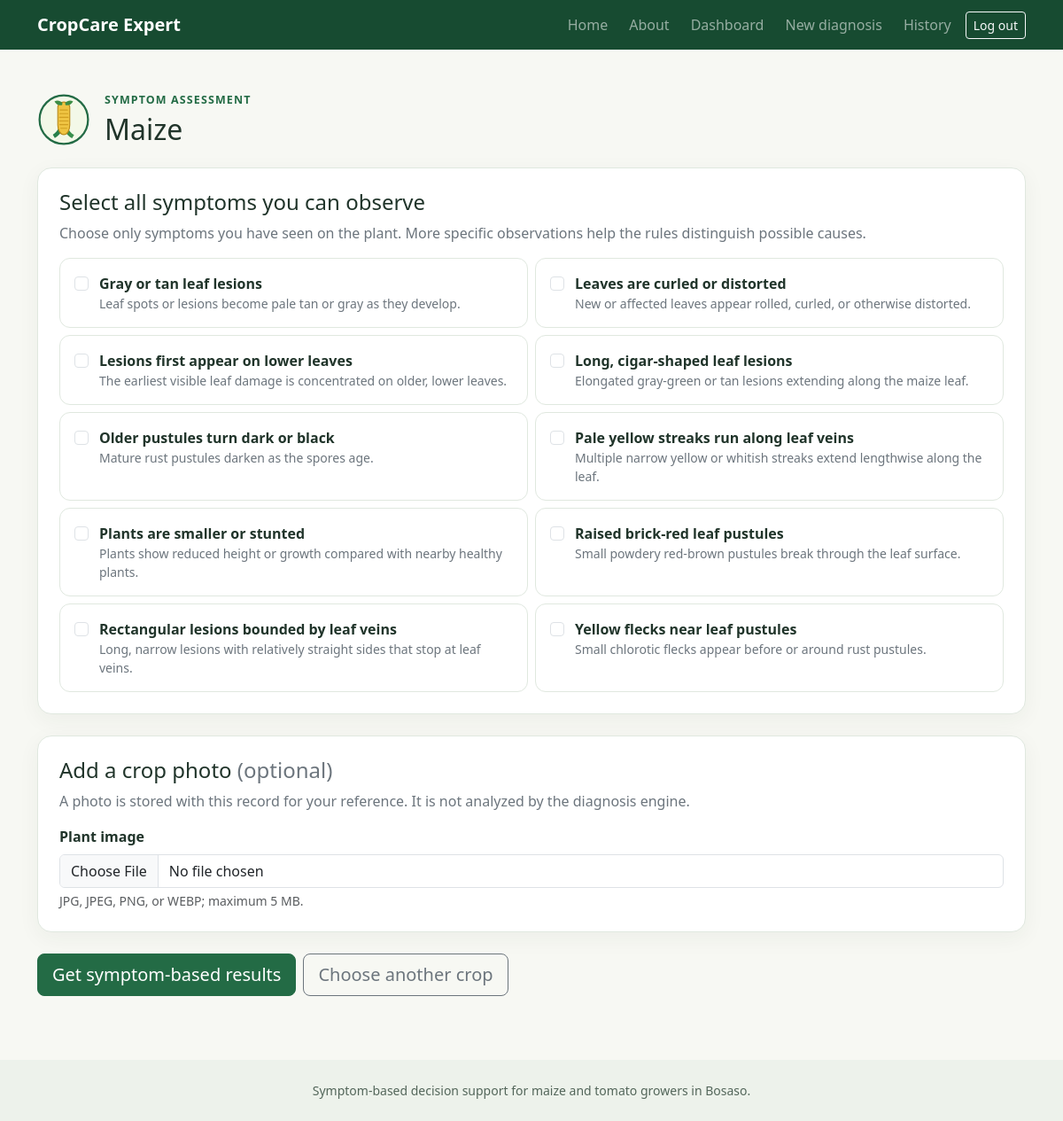
Screenshot of /farmer/crops/maize (signed in) with the database file from the repository.
### tables this page shows
CREATE TABLE crops (
    id INTEGER PRIMARY KEY,
    slug TEXT NOT NULL UNIQUE,
    name TEXT NOT NULL,
    description TEXT NOT NULL,
    logo_filename TEXT NOT NULL,
    is_active INTEGER NOT NULL DEFAULT 1 CHECK (is_active IN (0, 1)),
    created_at TEXT NOT NULL DEFAULT CURRENT_TIMESTAMP
);

CREATE TABLE symptoms (
    id INTEGER PRIMARY KEY,
    crop_id INTEGER NOT NULL REFERENCES crops(id) ON DELETE RESTRICT,
    slug TEXT NOT NULL UNIQUE,
    label TEXT NOT NULL,
    description TEXT NOT NULL,
    is_active INTEGER NOT NULL DEFAULT 1 CHECK (is_active IN (0, 1))
);

### A Rule-Based Artificial Intelligence System for Identifying Maize and Tomato Disease/app/blueprints/farmer/routes.py (the view, shortened to what this page needs)
@farmer_bp.route("/crops/<crop_slug>", methods=["GET", "POST"])
@roles_required("farmer")
def crop_diagnosis(crop_slug: str):
    connection = get_db()
    crop = connection.execute(
        """
        SELECT id, slug, name, description, logo_filename
        FROM crops
        WHERE slug = ? AND is_active = 1
        """,
        (crop_slug,),
    ).fetchone()
    if crop is None:
        abort(404)
    symptoms = connection.execute(
        """
        SELECT slug, label, description
        FROM symptoms
        WHERE crop_id = ? AND is_active = 1
        ORDER BY label COLLATE NOCASE
        """,
        (crop["id"],),
    ).fetchall()
    selected_symptom_slugs = request.form.getlist("symptoms")
    if request.method == "GET":
        return render_template(
            "farmer/diagnose.html",
            crop=crop,
            symptoms=symptoms,
            selected_symptoms=set(),
        )

### A Rule-Based Artificial Intelligence System for Identifying Maize and Tomato Disease/app/blueprints/auth/routes.py (called while the page is built)
@auth_bp.before_app_request
def load_logged_in_user() -> None:
    user_id = session.get("user_id")
    if not isinstance(user_id, int):
        g.user = None
        return
    user = get_db().execute(
        """
        SELECT id, username, email, role, is_active
        FROM users
        WHERE id = ?
        """,
        (user_id,),
    ).fetchone()
    if user is None or not user["is_active"]:
        session.clear()
        g.user = None
        return
    g.user = user

def roles_required(*roles: str):
    def decorator(view: ViewFunction) -> ViewFunction:
        @wraps(view)
        def wrapped_view(*args, **kwargs):
            user = g.get("user")
            if user is None:
                flash("Please log in to continue.", "warning")
                return redirect(url_for("auth.login"))
            if user["role"] not in roles:
                abort(403)
            return view(*args, **kwargs)
        return wrapped_view  # type: ignore[return-value]
    return decorator

### A Rule-Based Artificial Intelligence System for Identifying Maize and Tomato Disease/app/database/__init__.py (called while the page is built)
def get_db() -> sqlite3.Connection:
    if "database" not in g:
        connection = sqlite3.connect(current_app.config["DATABASE"])
        connection.row_factory = sqlite3.Row
        connection.execute("PRAGMA foreign_keys = ON")
        connection.execute("PRAGMA busy_timeout = 5000")
        g.database = connection
    return g.database

### A Rule-Based Artificial Intelligence System for Identifying Maize and Tomato Disease/app/templates/farmer/diagnose.html (shortened to what this page needs)
{% extends "base.html" %}
{% block content %}
<div class="d-flex flex-wrap align-items-center gap-3 mb-4">
  <img class="crop-logo crop-logo-small" src="{{ url_for('static', filename='images/logos/' ~ crop['logo_filename']) }}" alt="{{ crop['name'] }} crop logo">
  <div>
    <p class="eyebrow mb-1">Symptom assessment</p>
    <h1 class="h2 mb-0">{{ crop['name'] }}</h1>
  </div>
</div>
<form method="post" enctype="multipart/form-data" class="diagnosis-form">
  <section class="content-panel p-4 mb-4" aria-labelledby="symptoms-heading">
    <h2 class="h4" id="symptoms-heading">Select all symptoms you can observe</h2>
    <p class="text-secondary">Choose only symptoms you have seen on the plant. More specific observations help the rules distinguish possible causes.</p>
    <div class="row g-2">
      {% for symptom in symptoms %}
        <div class="col-md-6">
          <label class="symptom-option">
            <input class="form-check-input mt-1" type="checkbox" name="symptoms" value="{{ symptom['slug'] }}" {% if symptom['slug'] in selected_symptoms %}checked{% endif %}>
            <span>
              <strong>{{ symptom['label'] }}</strong>
              <span class="d-block small text-secondary">{{ symptom['description'] }}</span>
            </span>
          </label>
        </div>
      {% else %}
        <p class="mb-0">No active symptoms are configured for this crop.</p>
      {% endfor %}
    </div>
  </section>
  <section class="content-panel p-4 mb-4" aria-labelledby="image-heading">
    <h2 class="h4" id="image-heading">Add a crop photo <span class="text-secondary fw-normal">(optional)</span></h2>
    <p class="text-secondary">A photo is stored with this record for your reference. It is not analyzed by the diagnosis engine.</p>
    <label class="form-label fw-semibold" for="cropImage">Plant image</label>
    <input class="form-control" id="cropImage" name="crop_image" type="file" accept=".jpg,.jpeg,.png,.webp,image/jpeg,image/png,image/webp">
    <div class="form-text">JPG, JPEG, PNG, or WEBP; maximum 5 MB.</div>
  </section>
  <div class="d-flex flex-wrap gap-2">
    <button class="btn btn-success btn-lg" type="submit">Get symptom-based results</button>
    <a class="btn btn-outline-secondary btn-lg" href="{{ url_for('farmer.crops') }}">Choose another crop</a>
  </div>
</form>
{% endblock %}

### A Rule-Based Artificial Intelligence System for Identifying Maize and Tomato Disease/app/templates/base.html (shortened to what this page needs)
<!doctype html>
<html lang="en">
<head>
  <link href="https://cdn.jsdelivr.net/npm/bootstrap@5.3.3/dist/css/bootstrap.min.css" rel="stylesheet">
  <link href="{{ url_for('static', filename='css/app.css') }}" rel="stylesheet">
</head>
<body>
  <nav class="navbar navbar-expand-lg navbar-dark site-nav">
    <div class="container">
      <a class="navbar-brand fw-bold" href="{{ url_for('home') }}">CropCare Expert</a>
      <div class="collapse navbar-collapse" id="mainNavigation">
        <div class="navbar-nav ms-auto align-items-lg-center gap-lg-2">
          <a class="nav-link" href="{{ url_for('home') }}">Home</a>
          <a class="nav-link" href="{{ url_for('about') }}">About</a>
          {% if g.get('user') %}
            {% if g.user['role'] == 'admin' %}
              <a class="nav-link" href="{{ url_for('admin.dashboard') }}">Admin dashboard</a>
            {% else %}
              <a class="nav-link" href="{{ url_for('farmer.dashboard') }}">Dashboard</a>
              <a class="nav-link" href="{{ url_for('farmer.crops') }}">New diagnosis</a>
              <a class="nav-link" href="{{ url_for('farmer.history') }}">History</a>
            {% endif %}
            <form method="post" action="{{ url_for('auth.logout') }}" class="m-0">
              <button class="btn btn-sm btn-outline-light" type="submit">Log out</button>
            </form>
          {% else %}
            <a class="nav-link" href="{{ url_for('auth.login') }}">Log in</a>
            <a class="btn btn-sm btn-light text-success fw-semibold" href="{{ url_for('auth.register') }}">Create account</a>
          {% endif %}
        </div>
      </div>
    </div>
  </nav>
  <main class="container py-4 py-lg-5">
    {% block content %}{% endblock %}
  </main>
  <footer class="site-footer py-4 mt-4">
    <div class="container text-center small">
      Symptom-based decision support for maize and tomato growers in Bosaso.
    </div>
  </footer>
</body>
</html>

### A Rule-Based Artificial Intelligence System for Identifying Maize and Tomato Disease/app/static/css/app.css (style rules this page uses)
:root { --agri-green: #236b45; --agri-green-dark: #174b31; --agri-green-soft: #eaf3ed; --agri-cream: #f7f8f3; --agri-ink: #20342a; }
body { min-height: 100vh; background: var(--agri-cream); color: var(--agri-ink); }
.site-nav { background: var(--agri-green-dark); }
.eyebrow { color: var(--agri-green); font-size: 0.78rem; font-weight: 700; letter-spacing: 0.09em; text-transform: uppercase; }
.hero-note, .content-panel, .form-panel, .stat-card { border: 1px solid #e0e8df; border-radius: 1rem; background: #fff; box-shadow: 0 0.4rem 1.5rem rgb(30 61 39 / 5%); }
.crop-logo { width: 4.5rem; height: 4.5rem; flex: 0 0 auto; }
.crop-logo-small { width: 3.75rem; height: 3.75rem; }
.btn-success { --bs-btn-bg: var(--agri-green); --bs-btn-border-color: var(--agri-green); --bs-btn-hover-bg: var(--agri-green-dark); --bs-btn-hover-border-color: var(--agri-green-dark); }
.site-footer { background: #edf2eb; color: #53665a; }
.symptom-option { display: flex; width: 100%; height: 100%; gap: 0.75rem; padding: 1rem; border: 1px solid #e0e8df; border-radius: 0.75rem; background: #fff; cursor: pointer; }

### rows the page displays
crops: logo_filename (picture), name "Maize"
symptoms: label "Gray or tan leaf lesions", description "Leaf spots or lesions become pale tan or gray as they develop."
symptoms: label "Leaves are curled or distorted", description "New or affected leaves appear rolled, curled, or otherwise distorted."
symptoms: label "Lesions first appear on lower leaves", description "The earliest visible leaf damage is concentrated on older, lower leaves."
symptoms: label "Long, cigar-shaped leaf lesions", description "Elongated gray-green or tan lesions extending along the maize leaf."
symptoms: label "Older pustules turn dark or black", description "Mature rust pustules darken as the spores age."
symptoms: label "Pale yellow streaks run along leaf veins", description "Multiple narrow yellow or whitish streaks extend lengthwise along the leaf."
symptoms: label "Plants are smaller or stunted", description "Plants show reduced height or growth compared with nearby healthy plants."
symptoms: label "Raised brick-red leaf pustules", description "Small powdery red-brown pustules break through the leaf surface."
symptoms: label "Rectangular lesions bounded by leaf veins", description "Long, narrow lesions with relatively straight sides that stop at leaf veins."
symptoms: label "Yellow flecks near leaf pustules", description "Small chlorotic flecks appear before or around rust pustules."
